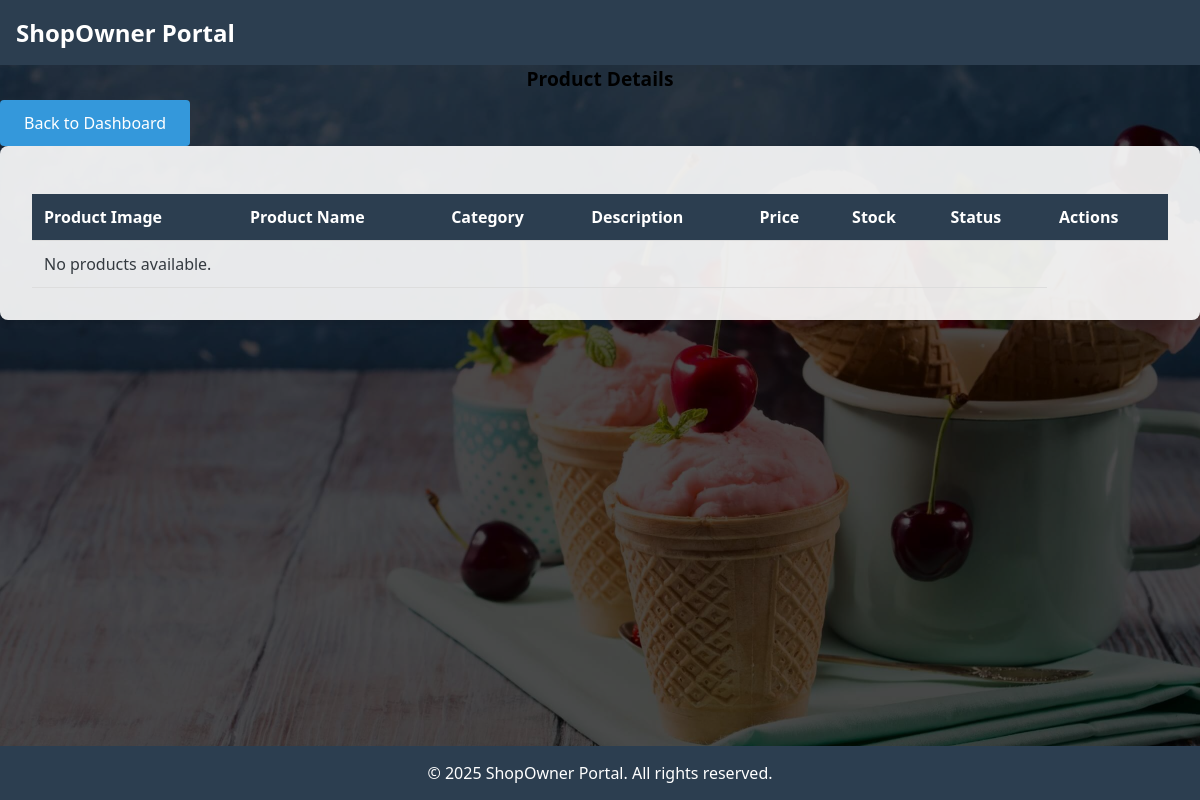
/product_display/, run on an earlier commit of the app's database.
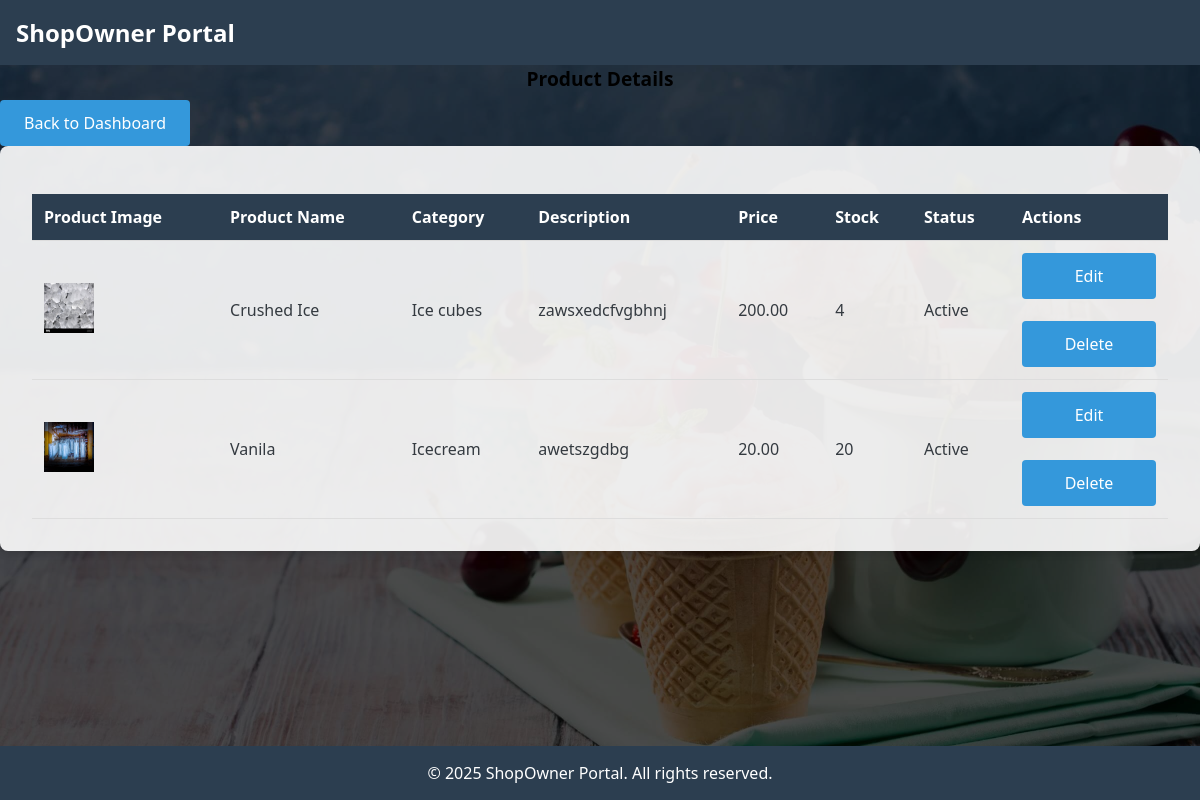
And on a later commit of the database.
### Shopapp/models.py (models this page shows, shortened)
class ProductDb(models.Model):
    product_category = models.ForeignKey(CategoryDb, on_delete=models.CASCADE)  # Establish relationship
    product_name = models.CharField(max_length=100, null=True, blank=True)
    description = models.TextField(null=True, blank=True)
    product_price = models.DecimalField(max_digits=10, decimal_places=2, null=True, blank=True)  # Decimal for prices
    stock = models.PositiveIntegerField()
    status = models.CharField(
        max_length=50,
        choices=[('active', 'Active'), ('inactive', 'Inactive')],
        default='active'
    )
    product_image = models.ImageField(upload_to="product_images", null=True, blank=True)
    created_at = models.DateTimeField(auto_now_add=True)
    updated_at = models.DateTimeField(auto_now=True)
    is_approved = models.BooleanField(default=False)
    shop_owner = models.ForeignKey("ShopOwner", on_delete=models.CASCADE, null=True, blank=True)

class CategoryDb(models.Model):
    category_name = models.CharField(max_length=100, null=True, blank=True)
    description = models.TextField(null=True, blank=True)  # Increased field size for more details
    status = models.CharField(
        max_length=50,
        choices=[('active', 'Active'), ('inactive', 'Inactive')],
        default='active'
    )
    category_image = models.ImageField(upload_to="category_images", null=True, blank=True)
    created_at = models.DateTimeField(auto_now_add=True)  # Track creation time
    updated_at = models.DateTimeField(auto_now=True)  # Track last update
    is_approved = models.BooleanField(default=False)
    shop_owner = models.ForeignKey(ShopOwner, on_delete=models.CASCADE, null=True, blank=True)

### Shopapp/views.py (the view)
# urls.py: path('product_display/', views.product_display, name='product_display'),
def product_display(request):
    prod = ProductDb.objects.filter(is_approved=True, stock__gt=0)
    return render(request, 'DisplayProduct.html', {'prod': prod})

### Shopapp/templates/DisplayProduct.html (shortened to what this page needs)
{% extends 'Ownerindex.html' %}
{% block content %}
<html lang="en">
<head>
</head>
<body>
<div class="col-12 grid-margin stretch-card">
    <div class="card">
        <div class="card-body">
            <h4 class="card-title">Product Details</h4>
            <a href="{% url 'ownerpage' request.user.id %}" ><button class="btn btn-back mb-3">Back to Dashboard</button></a>
            <div class="col-md-12">
                <div class="card">
                    <div class="table-responsive pt-6 container">
                        <table class="table table-striped project-orders-table">
                            <thead>
                                <tr>
                                    <th>Product Image</th>
                                    <th>Product Name</th>
                                    <th>Category</th>
                                    <th>Description</th>
                                    <th>Price</th>
                                    <th>Stock</th>
                                    <th>Status</th>
                                    <th>Actions</th>
                                </tr>
                            </thead>
                            <tbody>
                            {% for product in prod %}
                                <tr>
                                    <td>
                                        {% if product.product_image %}
                                            <img src="{{ product.product_image.url }}" alt="{{ product.product_name }}" width="50" height="50">
                                        {% else %}
                                            No Image
                                        {% endif %}
                                    </td>
                                    <td>{{ product.product_name }}</td>
                                    <td>{{ product.product_category.category_name }}</td>
                                    <td>{{ product.description }}</td>
                                    <td>{{ product.product_price }}</td>
                                    <td>{{ product.stock }}</td>
                                    <td>
                                        {% if product.status == 'active' %}
                                            <span class="badge badge-success">Active</span>
                                        {% else %}
                                            <span class="badge badge-danger">Inactive</span>
                                        {% endif %}
                                    </td>
                                    <td>
                                        <div class="d-flex ">
                                            <form action="{% url 'editproduct' dataid=product.id %}" method="get">
                                                <button type="submit" class="btn btn-success btn-icon-text mr-3">
                                                    Edit
                                                </button>
                                            </form><br>
                                            <form action="{% url 'deleteproduct' dataid=product.id %}" method="post">
                                                <button type="submit" class="btn btn-danger  btn-icon-text" onclick="return confirm('Are you sure you want to delete this product?');">
                                                    Delete
                                                </button>
                                            </form>
                                        </div>
                                    </td>
                                </tr>
                            {% empty %}
                                <tr>
                                    <td colspan="7" class="text-center">No products available.</td>
                                </tr>
                            {% endfor %}
                            </tbody>
                        </table>
                    </div>
                </div>
            </div>
        </div>
    </div>
</div>
</body>
</html>
{% endblock %}

What changed in the data, as far as the page shows it:
now on this page (row edited): ProductDb: product_image (picture), product_name "Crushed Ice", product_category.category_name "Ice cubes", description "zawsxedcfvgbhnj", product_price "200.00", stock "4", status "Active"
added ProductDb: product_image (picture), product_name "Vanila", product_category.category_name "Icecream", description "awetszgdbg", product_price "20.00", stock "20", status "Active"
Also different on the page:
text no longer shown: "No products available."
